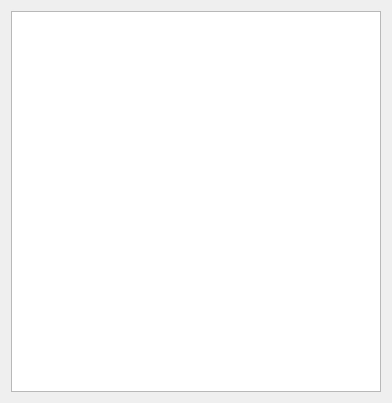
<?xml version="1.0" encoding="UTF-8"?>
<ui version="4.0">
 <class>SingleSiteDumpLogWidget</class>
 <widget class="QWidget" name="SingleSiteDumpLogWidget">
  <property name="geometry">
   <rect>
    <x>0</x>
    <y>0</y>
    <width>392</width>
    <height>403</height>
   </rect>
  </property>
  <property name="windowTitle">
   <string>Dump Log</string>
  </property>
  <layout class="QVBoxLayout" name="verticalLayout">
   <item>
    <widget class="QTableWidget" name="dumpLogTable"/>
   </item>
  </layout>
 </widget>
 <resources/>
 <connections/>
</ui>
